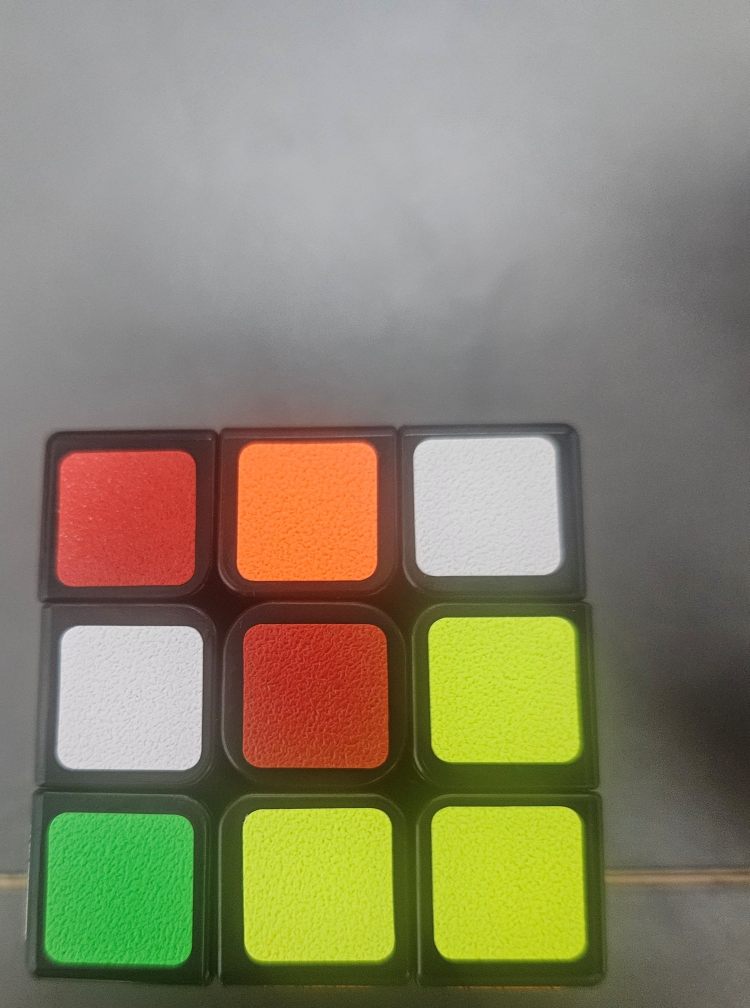
#> input picture cube_back.jpg, 1499 x 2016 px, given as the content of the folder uploaded_images, which was not available (shown at 1/2 size)
$ python test.py
#> lines starting #> are read from the running program, lines starting #| are printed output that depends on the picture; after the words box and inside, x2 and y2 are one past the last pixel; in counts of white or black regions, pixels touching at a corner belong together; pictures that were not available may be replaced by others from this repository, and a replacement may not be noted
# cube_face_reader.py
# 9개 스티커 검출 + 3x3 격자만 선택 + 실패시 '엄격 후보 헐(Convex Hull)' 기반 외곽-워핑
# 추가: 워프 후 타일별 '엄격 마스크'로 실제 스티커 내부를 재탐색하여 색상 샘플링(마스크-가이드)

import cv2, numpy as np, json, glob
from pathlib import Path
from typing import List, Tuple

IN_DIR  = Path("uploaded_images")
OUT_DIR = Path("outputs")
OUT_DIR.mkdir(parents=True, exist_ok=True)

# ---------- utils ----------
def order_quad(pts: np.ndarray) -> np.ndarray:
    pts = np.array(pts, dtype=np.float32).reshape(-1,2)
    s = pts.sum(1); d = np.diff(pts, axis=1).reshape(-1)
    out = np.zeros((4,2), np.float32)
    out[0] = pts[np.argmin(s)]  # TL
    out[2] = pts[np.argmax(s)]  # BR
    out[1] = pts[np.argmin(d)]  # TR
    out[3] = pts[np.argmax(d)]  # BL
    return out

def iou_rect(a, b) -> float:
    ax,ay,aw,ah = a; bx,by,bw,bh = b
    x1 = max(ax, bx); y1 = max(ay, by)
    x2 = min(ax+aw, bx+bw); y2 = min(ay+ah, by+bh)
    if x2 <= x1 or y2 <= y1: return 0.0
    inter = (x2-x1)*(y2-y1)
    union = aw*ah + bw*bh - inter
    return inter/union

# ---------- masks ----------
def _clahe_bgr(bgr):
    lab = cv2.cvtColor(bgr, cv2.COLOR_BGR2LAB)
    l,a,b = cv2.split(lab)
    l = cv2.createCLAHE(2.0, (8,8)).apply(l)
    return cv2.cvtColor(cv2.merge([l,a,b]), cv2.COLOR_LAB2BGR)

def sticker_mask(bgr: np.ndarray) -> np.ndarray:
    """일반 모드: CLAHE + HSV 임계 + Otsu 보조(AND) + OPEN/CLOSE"""
    bgr = _clahe_bgr(bgr)
    hsv = cv2.cvtColor(bgr, cv2.COLOR_BGR2HSV)
    H,S,V = cv2.split(hsv)

    v_mean, v_std = float(np.mean(V)), float(np.std(V))
    s_mean        = float(np.mean(S))

    v_t = max(65, min(105, v_mean - 0.5*v_std))
    s_t = max(30, min(55,  s_mean - 0.3*v_std))
    m_color = (V > v_t) & (S > s_t)

    white_v  = max(150, v_mean + 0.2*v_std) if v_mean > 95 else 145
    m_white  = (V > white_v) & (S < 55)

    gray = cv2.cvtColor(bgr, cv2.COLOR_BGR2GRAY)
    _, otsu = cv2.threshold(cv2.GaussianBlur(gray,(5,5),0), 0, 255, cv2.THRESH_BINARY+cv2.THRESH_OTSU)

    m = ((m_color | m_white) & (V > 90)).astype(np.uint8)*255
    m = cv2.bitwise_or(m, (otsu & (S>35)).astype(np.uint8))

    k1 = cv2.getStructuringElement(cv2.MORPH_RECT,(3,3))
    k2 = cv2.getStructuringElement(cv2.MORPH_RECT,(5,5))
    m  = cv2.morphologyEx(m, cv2.MORPH_OPEN,  k1, 1)
    m  = cv2.morphologyEx(m, cv2.MORPH_CLOSE, k2, 2)
    return m

def sticker_mask_strict(bgr: np.ndarray) -> np.ndarray:
    """엄격 모드: Otsu 제외, S/V 하한 강화 → 스티커만 남김 (fallback/샘플링 가이드용)"""
    bgr = _clahe_bgr(bgr)
    hsv = cv2.cvtColor(bgr, cv2.COLOR_BGR2HSV)
    H,S,V = cv2.split(hsv)

    v_mean, v_std = float(np.mean(V)), float(np.std(V))
    s_mean        = float(np.mean(S))

    v_t = max(80, min(115, v_mean - 0.3*v_std))
    s_t = max(45, min(70,  s_mean - 0.2*v_std))
    m_color = (V > v_t) & (S > s_t)

    white_v  = max(165, v_mean + 0.4*v_std) if v_mean > 95 else 160
    m_white  = (V > white_v) & (S < 45)

    m = (m_color | m_white).astype(np.uint8)*255
    k1 = cv2.getStructuringElement(cv2.MORPH_RECT,(3,3))
    k2 = cv2.getStructuringElement(cv2.MORPH_RECT,(5,5))
    m  = cv2.morphologyEx(m, cv2.MORPH_OPEN,  k1, 1)
    m  = cv2.morphologyEx(m, cv2.MORPH_CLOSE, k2, 2)
    return m

# ---------- grid check ----------
# [12 lines left out: function is_grid_3x3, not called in this run]

# ---------- detection ----------
def _collect_square_candidates(mask, min_area, max_area):
    cnts,_ = cv2.findContours(mask, cv2.RETR_EXTERNAL, cv2.CHAIN_APPROX_SIMPLE)
    cands=[]
    for c in cnts:
        area = cv2.contourArea(c)
        if area < min_area or area > max_area: continue
        rr = cv2.minAreaRect(c)
        (cx,cy),(w,h),ang = rr
        if min(w,h) < 12: continue
        aspect = min(w,h)/max(w,h) if max(w,h)>0 else 0
        rect_area = max(1.0, w*h)
        fill_ratio = area/rect_area
        if aspect < 0.58: continue
        if fill_ratio < 0.38: continue
        cands.append((rr, area))
    # NMS with higher IoU
    boxes=[]
    for rr,_ in sorted(cands, key=lambda x:-x[1]):
        (cx,cy),(w,h),_ = rr
        br=(cx-w/2, cy-h/2, w, h)
        if any(iou_rect(br,b)>0.45 for b,_ in boxes): continue
        boxes.append((br,rr))
    rects=[rr for _,rr in boxes]
    return rects

def find_9_stickers(bgr: np.ndarray):
    H,W=bgr.shape[:2]
    mask = sticker_mask(bgr)
    rects = _collect_square_candidates(mask, min_area=max(0.0005*H*W,250), max_area=0.22*H*W)

    if len(rects) >= 9:
        centers = np.array([rr[0] for rr in rects], np.float32)
        imgc = np.array([W/2, H/2])
        d = np.sum((centers-imgc)**2, axis=1)
        sidx = np.argsort(d)
        for i in range(min(len(rects)-8, 20)):
            test = sidx[i:i+9]
            if is_grid_3x3(centers[test], tol=0.35):
                rects = [rects[j] for j in test]; break
        else:
            rects = [rects[j] for j in sidx[:9]]
        return rects, mask

    # 8개면: 가짜 9번째 삽입
    if len(rects) == 8:
        centers = np.array([rr[0] for rr in rects], np.float32)
        xs = sorted(centers[:,0]); ys = sorted(centers[:,1])
        if len(xs) >= 9 and len(ys) >= 9:
            xm = [np.mean(xs[i*3:(i+1)*3]) for i in range(3)]
            ym = [np.mean(ys[i*3:(i+1)*3]) for i in range(3)]
            dx = (xm[2]-xm[0])/2; dy=(ym[2]-ym[0])/2
            ws=[rr[1][0] for rr in rects]; hs=[rr[1][1] for rr in rects]
            w=float(np.median(ws)); h=float(np.median(hs))
            grid=[(xm[i],ym[j]) for j in range(3) for i in range(3)]
            def near(p, pts, th): return any(np.hypot(p[0]-q[0],p[1]-q[1])<th for q in pts)
            th=0.6*min(dx,dy)
            miss=None
            for p in grid:
                if not near(p, centers, th):
                    miss=p; break
            if miss is not None:
                fake=((miss[0],miss[1]), (w,h), 0.0)
                rects.append(fake)
                return rects, mask

    return rects, mask  # <9일 수도 있음 → fallback에서 처리

# ---------- warp ----------
def warp_by_candidates_hull(bgr: np.ndarray, rects: List[tuple], size:int=720):
    """후보 중심점들의 컨벡스헐을 4점 근사(없으면 minAreaRect) → 워핑"""
    H,W=bgr.shape[:2]
    centers = np.array([rr[0] for rr in rects], np.float32)
    if len(centers) >= 3:
        hull = cv2.convexHull(centers.astype(np.int32))
        peri = cv2.arcLength(hull, True)
        approx = cv2.approxPolyDP(hull, 0.02*peri, True)
        if len(approx)==4:
            quad=approx.reshape(4,2).astype(np.float32)
        else:
            quad=cv2.boxPoints(cv2.minAreaRect(centers)).astype(np.float32)
    else:
        cx,cy=W/2,H/2; s=min(W,H)*0.6
        quad=np.array([[cx-s/2,cy-s/2],[cx+s/2,cy-s/2],[cx+s/2,cy+s/2],[cx-s/2,cy+s/2]],np.float32)

    center=quad.mean(axis=0); quad = center + (quad-center)*1.15
    quad = order_quad(quad)
    dst  = np.array([[0,0],[size-1,0],[size-1,size-1],[0,size-1]], np.float32)
    M = cv2.getPerspectiveTransform(quad, dst)
    warp = cv2.warpPerspective(bgr, M, (size,size))
    return warp, quad

# ---------- color classify (mask-guided) ----------
def tiles_labels_mask_guided(warp_bgr: np.ndarray,
                             base_margin: float = 0.12,
                             min_fill: float = 0.12):
    """
    워프된 이미지에서 타일별로 '엄격 마스크'를 이용해 실제 스티커 안쪽 영역을 찾아 샘플링.
    - base_margin: 그리드 ROI 기본 마진(워프 오차 대비)
    - min_fill   : ROI 대비 마스크 점유율이 이보다 작으면 고정마진으로 폴백
    """
    H,W = warp_bgr.shape[:2]; ch, cw = H//3, W//3

    # 프레임/그림자 제거를 포함한 스티커 마스크
    m_strict = sticker_mask_strict(warp_bgr)
    gray = cv2.cvtColor(warp_bgr, cv2.COLOR_BGR2GRAY)
    m_frame = (gray < 70).astype(np.uint8) * 255
    m_sticker = cv2.bitwise_and(m_strict, cv2.bitwise_not(m_frame))
    m_sticker = cv2.morphologyEx(m_sticker, cv2.MORPH_OPEN,
                                 cv2.getStructuringElement(cv2.MORPH_RECT,(3,3)), 1)

    hsv   = cv2.cvtColor(warp_bgr, cv2.COLOR_BGR2HSV)
    ycrcb = cv2.cvtColor(warp_bgr, cv2.COLOR_BGR2YCrCb)
    S20 = int(np.percentile(hsv[:,:,1], 20))
    V60 = int(np.percentile(hsv[:,:,2], 60))

    def robust_med(a3):
        if a3.size==0: return (0,0,0), (0,0,0)
        arr = a3.reshape(-1,3).astype(np.float32)
        v = arr[:,2]; q1,q3 = np.percentile(v,[25,75]); keep=(v>=q1)&(v<=q3)
        if keep.any(): arr = arr[keep]
        return tuple(np.median(arr,axis=0)), tuple(np.var(arr,axis=0))

    def circ_d(h1,h0):
        d = abs(h1-h0); return min(d, 180-d)

    results=[]
    for r in range(3):
        for c in range(3):
            y0,x0 = r*ch, c*cw; y1,x1 = (r+1)*ch, (c+1)*cw
            yy0,yy1 = int(y0+base_margin*ch), int(y1-base_margin*ch)
            xx0,xx1 = int(x0+base_margin*cw), int(x1-base_margin*cw)

            roi_mask = m_sticker[yy0:yy1, xx0:xx1]
            h_roi, w_roi = roi_mask.shape[:2]
            chosen = None

            if roi_mask.size>0 and np.count_nonzero(roi_mask) > min_fill*h_roi*w_roi:
                cnts,_ = cv2.findContours(roi_mask, cv2.RETR_EXTERNAL, cv2.CHAIN_APPROX_SIMPLE)
                cnts = sorted(cnts, key=cv2.contourArea, reverse=True)
                if cnts:
                    (cx,cy),(w,h),ang = cv2.minAreaRect(cnts[0])
                    side = int(0.8*min(float(w), float(h)))
                    cx,cy = int(cx), int(cy)
                    xs = max(0, cx - side//2); xe = min(w_roi, cx + side//2)
                    ys = max(0, cy - side//2); ye = min(h_roi, cy + side//2)
                    if xe-xs>6 and ye-ys>6:
                        chosen = (yy0+ys, yy0+ye, xx0+xs, xx0+xe)

            if chosen is None:
                chosen = (yy0, yy1, xx0, xx1)

            ya,yb,xa,xb = chosen
            hsv_p  = hsv[ya:yb, xa:xb]
            ycc_p  = ycrcb[ya:yb, xa:xb]
            (Hm,Sm,Vm), var = robust_med(hsv_p)
            (_,_,Cbv), _   = robust_med(ycc_p)
            Hm,Sm,Vm = int(Hm),int(Sm),int(Vm)

            # 배경/프레임 차단
            if (Sm < max(25, S20)) and (Vm < max(140, V60+10)):
                label = "UNKNOWN"
            elif np.mean(var) < 25 and Sm < 28:
                label = "UNKNOWN"
            else:
                label=None
                # WHITE
                if (Sm < max(30, S20+5)) and (Vm > max(130, V60-10)):
                    label="WHITE"
                # ORANGE 우선
                if label is None and (8 < Hm <= 28) and Sm>60 and Vm>85:
                    label="ORANGE"
                # RED
                if label is None and ((Hm<=8) or (Hm>=172)) and Sm>60 and Vm>70:
                    label="RED"
                    if (6 < Hm <= 22) and (Cbv >= 115): label="ORANGE"
                # 나머지
                if label is None and (28 < Hm <= 42) and Sm>55 and Vm>85:
                    label="YELLOW"
                elif label is None and (42 < Hm <= 90) and Sm>50 and Vm>75:
                    label="GREEN"
                elif label is None and (90 < Hm <= 140) and Sm>45 and Vm>70:
                    label="BLUE"

                if label is None:
                    centers={"WHITE":(0,0,235),"YELLOW":(31,140,200),"GREEN":(65,140,180),
                             "BLUE":(110,140,180),"ORANGE":(20,165,195),"RED":(0,180,180)}
                    def score(c):
                        h0,s0,v0=centers[c]; w=2.2 if c in ("RED","ORANGE") else 2.0
                        return (w*circ_d(Hm,h0))**2 + (Sm-s0)**2 + (Vm-v0)**2
                    label=min(centers.keys(), key=score)

            results.append((r*3+c+1, label))
    return results

# ---------- visualize ----------
def annotate_grid_with_numbers(bgr: np.ndarray, results: List[Tuple[int,str]], fake_idx: int=-1) -> np.ndarray:
    vis=bgr.copy(); H,W=bgr.shape[:2]; ch,cw=H//3,W//3; i=0
    for r in range(3):
        for c in range(3):
            x0,y0=c*cw, r*ch; x1,y1=(c+1)*cw,(r+1)*ch
            if i==fake_idx:
                cv2.rectangle(vis,(x0,y0),(x1,y1),(0,0,255),2, lineType=cv2.LINE_4)  # 가짜 9번째
            else:
                cv2.rectangle(vis,(x0,y0),(x1,y1),(90,255,90),2)
            tnum,color=results[i]; i+=1
            cv2.putText(vis, str(tnum), (x0+8, y0+25), cv2.FONT_HERSHEY_SIMPLEX, 0.7, (0,0,0), 3, cv2.LINE_AA)
            cv2.putText(vis, str(tnum), (x0+8, y0+25), cv2.FONT_HERSHEY_SIMPLEX, 0.7, (255,255,255), 1, cv2.LINE_AA)
            ts = cv2.getTextSize(color, cv2.FONT_HERSHEY_SIMPLEX, 0.5, 1)[0]
            tx = x0 + (cw - ts[0]) // 2; ty = y0 + (ch + ts[1]) // 2
            cv2.putText(vis, color, (tx,ty), cv2.FONT_HERSHEY_SIMPLEX, 0.5, (0,0,0), 3, cv2.LINE_AA)
            cv2.putText(vis, color, (tx,ty), cv2.FONT_HERSHEY_SIMPLEX, 0.5, (255,255,255), 1, cv2.LINE_AA)
    return vis

# ---------- pipeline ----------
def process_one(img_path: Path, save_debug=True):
    name=img_path.stem
    bgr=cv2.imread(str(img_path))
    if bgr is None:
        print(f"[FAIL] load: {img_path}"); return

    # 해상도 정규화
    MAX_W=1280; H0,W0=bgr.shape[:2]
    if W0 > MAX_W:
        s=MAX_W/W0; bgr=cv2.resize(bgr,(int(W0*s),int(H0*s)), cv2.INTER_AREA)

    # 1) 일반 검출
    rects, m_norm = find_9_stickers(bgr)
    if save_debug: cv2.imwrite(str(OUT_DIR/f"{name}_mask.jpg"), m_norm)

    if len(rects) >= 9:
        vis=bgr.copy()
        for rr in rects:
            box=cv2.boxPoints(rr).astype(np.int32)
            cv2.polylines(vis,[box],True,(0,255,0),2)
        cv2.imwrite(str(OUT_DIR/f"{name}_detect.jpg"), vis)
        warp, quad = warp_by_candidates_hull(bgr, rects, size=720)
        fallback_used = False
    else:
        # 2) Fallback: 엄격 마스크 -> 후보 모아 헐 기반 워핑
        m_strict = sticker_mask_strict(bgr)
        if save_debug: cv2.imwrite(str(OUT_DIR/f"{name}_mask_strict.jpg"), m_strict)
        rects_fb = _collect_square_candidates(m_strict, min_area=max(0.0005*bgr.shape[0]*bgr.shape[1], 200),
                                              max_area=0.25*bgr.shape[0]*bgr.shape[1])
        warp, quad = warp_by_candidates_hull(bgr, rects_fb, size=720)
        fallback_used = True

    # 3) 워프 후 색 분류(마스크-가이드)
    results = tiles_labels_mask_guided(warp, base_margin=0.12, min_fill=0.12)
    grid = annotate_grid_with_numbers(warp, results, fake_idx=-1)
    suffix = "grid" if not fallback_used else "grid_fallback"
    cv2.imwrite(str(OUT_DIR/f"{name}_{suffix}.jpg"), grid)
    cv2.imwrite(str(OUT_DIR/f"{name}_warp.jpg"), warp)

    out = {"file": img_path.as_posix(),
           "tiles": [{"number": n, "color": c} for n,c in results],
           "fallback": fallback_used}
    with open(OUT_DIR/f"{name}_colors.json","w",encoding="utf-8") as f:
        json.dump(out, f, ensure_ascii=False, indent=2)

    tag = "OK" if not fallback_used else "OK-FALLBACK"
    print(f"[{tag}] {name}: {('9 stickers' if not fallback_used else 'fallback hull warp')}")

def main():
    files = sorted(glob.glob(str(IN_DIR/"*.jpg")))
    if not files:
        print(f"[WARN] {IN_DIR}/*.jpg 없음"); return
    for fp in files: process_one(Path(fp))
#> in process_one, bgr is the input picture: shape (2016, 1499, 3); mean B, G, R 107, 132.7, 138
#> in sticker_mask, `H,S,V = cv2.split(hsv)`:
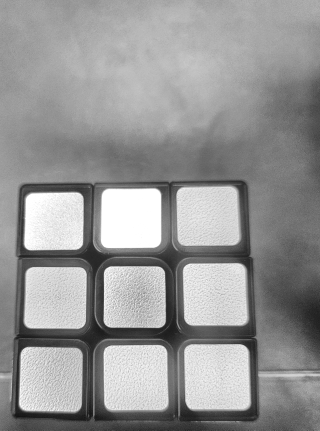
#> V: shape (1721, 1280) (shown at 1/4 size); min 14, max 255, mean 150
#> in sticker_mask, `v_mean, v_std = float(np.mean(V)), float(np.std(V))`: v_mean = 150; v_std = 54.58
#> in sticker_mask, `s_mean        = float(np.mean(S))`: s_mean = 64.09
#> in sticker_mask, `v_t = max(65, min(105, v_mean - 0.5*v_std))`: v_t = 105
#> in sticker_mask, `s_t = max(30, min(55,  s_mean - 0.3*v_std))`: s_t = 47.71
#> in sticker_mask, `m_color = (V > v_t) & (S > s_t)`:
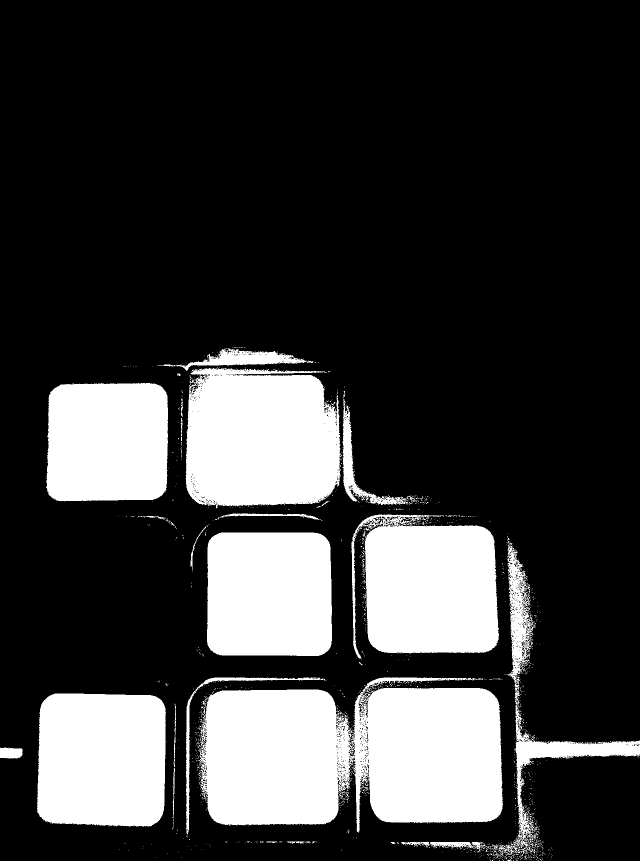
#> m_color: shape (1721, 1280) bool (shown at 1/2 size); 23.3% white; 1278 white regions (1237 under 20 px), largest, box (x1, y1, x2, y2) and area: (396, 1355, 1006, 1665) 149783, (371, 735, 682, 1017) 76678, (703, 1029, 998, 1319) 67892
#> in sticker_mask, `white_v  = max(150, v_mean + 0.2*v_std) if v_mean > 95 else 145`: white_v = 161
#> in _collect_square_candidates, `cnts,_ = cv2.findContours(mask, cv2.RETR_EXTERNAL, cv2.CHAIN_APPROX_SI..`: cnts = 254 contours, 189 with area under 20; largest, box (x1, y1, x2, y2) and area: (115, 0, 1280, 533) 396248, (400, 1376, 1006, 1664) 146290, (372, 737, 681, 1012) 76483, (718, 1029, 998, 1307) 66064, (75, 1387, 331, 1653) 64566
#> the loop in _collect_square_candidates, `for c in cnts:` made 254 passes
#> area on passes 4, 5, 7: 726.5, 102, 28
#> after the loop in _collect_square_candidates, `for c in cnts:`: cands = 8 items
#> the loop in _collect_square_candidates, `for rr,_ in sorted(cands, key=lambda x:-x[1]):` made 8 passes
#> (rr, cx, cy, w, h) on passes 2 to 3: (((857.8, 1167), (269.5, 284.4), -2.47), 857.8, 1167, 269.5, 284.4), (((203.1, 1519.3), (262.9, 253.9), -88.72), 203.1, 1519.3, 262.9, 253.9)
#> in find_9_stickers, `centers = np.array([rr[0] for rr in rects], np.float32)`: centers = [[526.9, 876], [857.8, 1167], [203.1, 1519.3], [822.2, 876.1], [538.5, 1188], [221.6, 1190.9], [214, 883.5], [153.9, 57.25]]
#> in find_9_stickers, `xs = sorted(centers[:, 0])`: xs = [153.9, 203.1, 214, 221.6, 526.9, 538.5, 822.2, 857.8]
#> in find_9_stickers, `ys = sorted(centers[:, 1])`: ys = [57.25, 876, 876.1, 883.5, 1167, 1188, 1190.9, 1519.3]
#> in process_one, `rects, m_norm = find_9_stickers(bgr)`: rects = 8 items
#> in sticker_mask_strict, `v_mean, v_std = float(np.mean(V)), float(np.std(V))`: v_mean = 150; v_std = 54.58
#> in sticker_mask_strict, `s_mean        = float(np.mean(S))`: s_mean = 64.09
#> in sticker_mask_strict, `v_t = max(80, min(115, v_mean - 0.3*v_std))`: v_t = 115
#> in sticker_mask_strict, `s_t = max(45, min(70,  s_mean - 0.2*v_std))`: s_t = 53.17
#> in sticker_mask_strict, `white_v  = max(165, v_mean + 0.4*v_std) if v_mean > 95 else 160`: white_v = 171.9
#> in sticker_mask_strict, `m  = cv2.morphologyEx(m, cv2.MORPH_CLOSE, k2, 2)`:
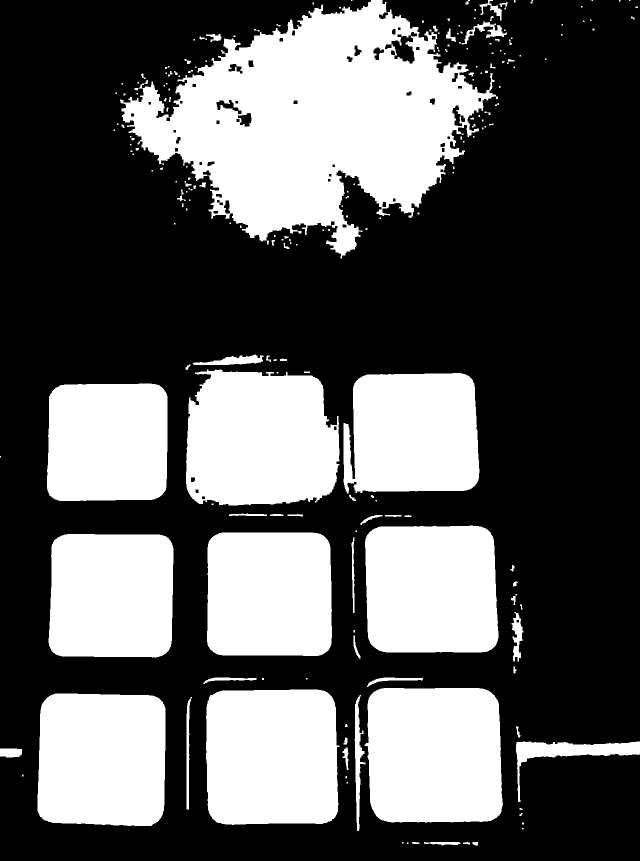
#> m: shape (1721, 1280) (shown at 1/2 size); 36.2% white; 205 white regions (106 under 20 px)
#> in _collect_square_candidates (call 2), `cnts,_ = cv2.findContours(mask, cv2.RETR_EXTERNAL, cv2.CHAIN_APPROX_SI..`: cnts = 205 contours, 137 with area under 20; largest, box (x1, y1, x2, y2) and area: (240, 0, 996, 517) 205549, (372, 739, 679, 1011) 71837, (729, 1376, 1006, 1645) 68944, (412, 1379, 679, 1650) 68100, (75, 1387, 331, 1652) 64140
#> the loop in _collect_square_candidates (call 2), `for c in cnts:` made 205 passes
#> area on passes 2 to 4: 52.5, 32.5, 264
#> the loop in _collect_square_candidates (call 2), `for rr,_ in sorted(cands, key=lambda x:-x[1]):` made 10 passes
#> rr on passes 1 to 4: ((644.6, 246.8), (688, 503.9), -30.23), ((526.8, 877.4), (270.2, 306.1), -87.83), ((867, 1510), (268, 276), -90), ((545.1, 1513.8), (266.3, 268.7), -0.647)
#> in sticker_mask_strict (call 2), `m_white  = (V > white_v) & (S < 45)`:
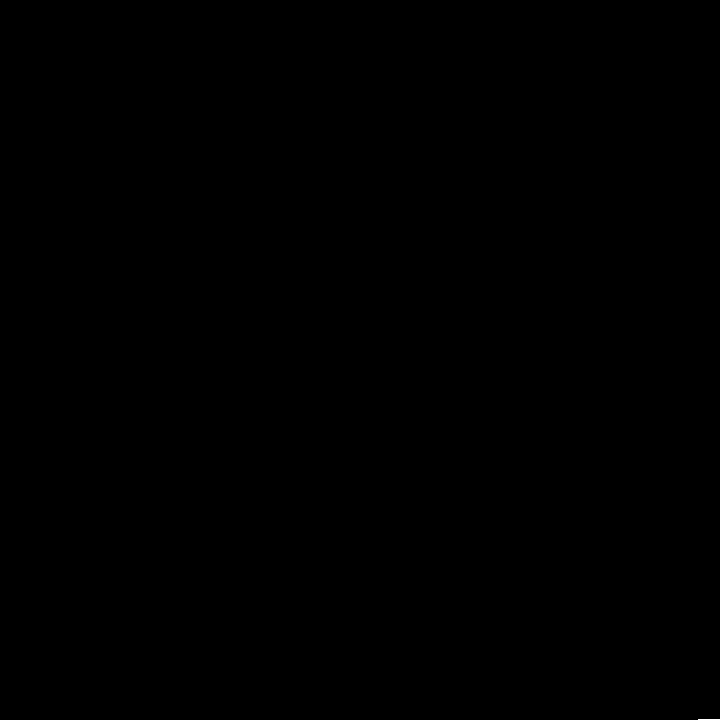
#> m_white: shape (720, 720) bool; 0% white in thin lines or dots, all inside (x1, y1, x2, y2) = (698, 719, 720, 720)
#> after the loop in annotate_grid_with_numbers, `for r in range(3):`:
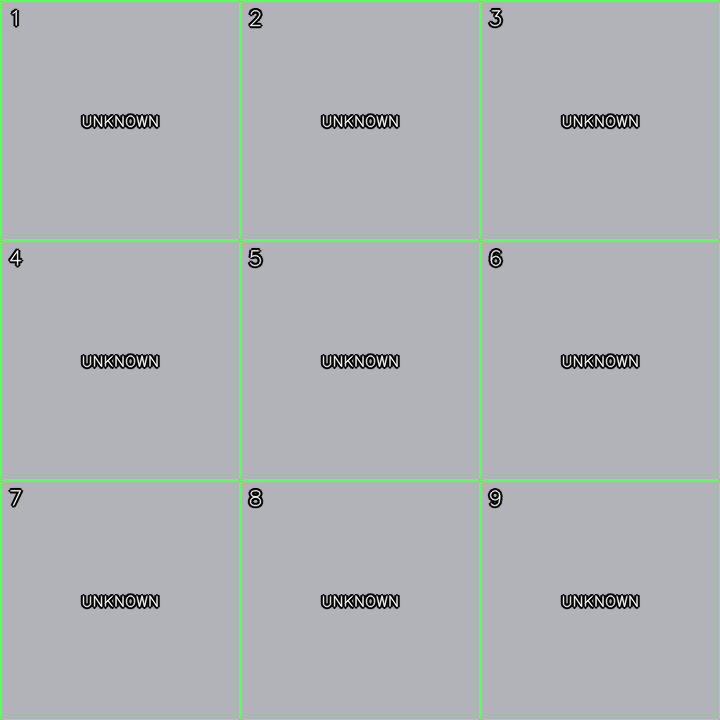
#> vis: shape (720, 720, 3); mean B, G, R 179.3, 178.6, 173.6
    print("\n[DONE] all saved in outputs/")

if __name__ == "__main__":
    main()
